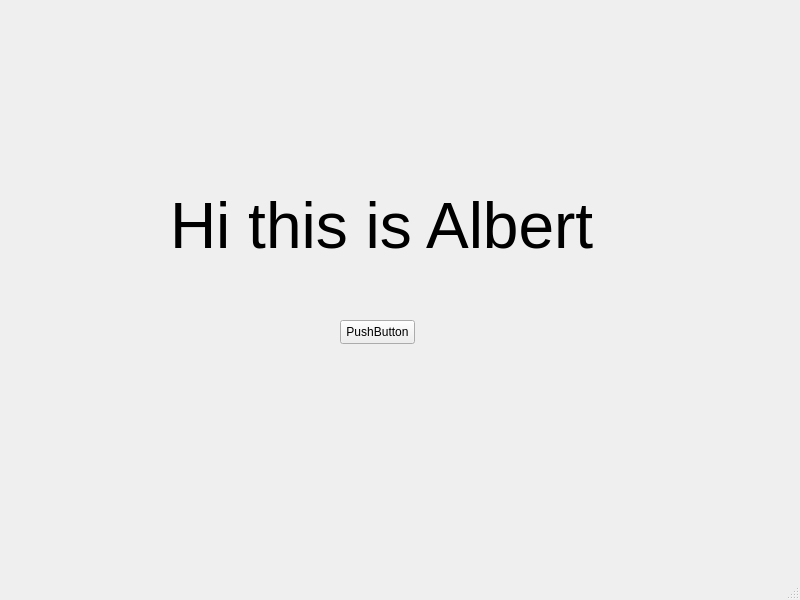
<?xml version="1.0" encoding="UTF-8"?>
<ui version="4.0">
 <class>MainWindow</class>
 <widget class="QMainWindow" name="MainWindow">
  <property name="geometry">
   <rect>
    <x>0</x>
    <y>0</y>
    <width>800</width>
    <height>600</height>
   </rect>
  </property>
  <property name="windowTitle">
   <string>MainWindow</string>
  </property>
  <widget class="QWidget" name="centralwidget">
   <widget class="QPushButton" name="press_it">
    <property name="geometry">
     <rect>
      <x>340</x>
      <y>320</y>
      <width>75</width>
      <height>24</height>
     </rect>
    </property>
    <property name="text">
     <string>PushButton</string>
    </property>
   </widget>
   <widget class="QLabel" name="my_label">
    <property name="geometry">
     <rect>
      <x>170</x>
      <y>170</y>
      <width>441</width>
      <height>111</height>
     </rect>
    </property>
    <property name="font">
     <font>
      <pointsize>48</pointsize>
     </font>
    </property>
    <property name="text">
     <string>Hi this is Albert</string>
    </property>
   </widget>
  </widget>
  <widget class="QMenuBar" name="menubar">
   <property name="geometry">
    <rect>
     <x>0</x>
     <y>0</y>
     <width>800</width>
     <height>22</height>
    </rect>
   </property>
  </widget>
  <widget class="QStatusBar" name="statusbar"/>
 </widget>
 <resources/>
 <connections/>
</ui>
